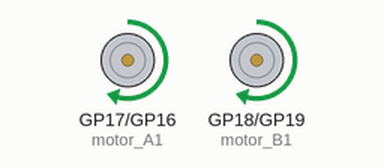
Recording of a program running on a simulated Raspberry Pi Pico running CircuitPython. Shown: motor-driver pin pairs drawn as motors (green arrow = first pin HIGH = forward, orange = second pin HIGH = backward, longer = more drive). At 8.0 s the program ends and the board releases its pins; the recording ends there.

Above: at 0.5 s.
Timing chart, 0 to 3.0 s (numbered marks = the images above):
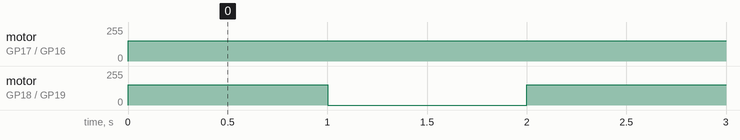

The program:

pwm_drive_square.py
```python
import time
import robot


def straight(speed, duration):
    robot.set_left(speed)
    robot.set_right(speed)
    time.sleep(duration)


def left(speed, duration):
    robot.set_left(0)
    robot.set_right(speed)
    time.sleep(duration)


try:
    for n in range(0, 4):
        straight(0.6, 1.0)
        left(0.6, 1)
finally:
    robot.stop()
```

robot.py
```python
import board
import pwmio

motor_A1 = pwmio.PWMOut(board.GP17)
motor_A2 = pwmio.PWMOut(board.GP16)
motor_B1 = pwmio.PWMOut(board.GP18)
motor_B2 = pwmio.PWMOut(board.GP19)

right_motor = motor_A1, motor_A2
left_motor = motor_B1, motor_B2
max_speed = 2 ** 16 - 1


def stop():
    motor_A1.duty_cycle = 0
    motor_A2.duty_cycle = 0
    motor_B1.duty_cycle = 0
    motor_B2.duty_cycle = 0


def set_speed(motor, speed):
    # Swap motor pins if we reverse the speed
    if speed < 0:
        direction = motor[1], motor[0]
        speed = -speed
    else:
        direction = motor
    speed = min(speed, 1)  # limit to 1.0

    direction[0].duty_cycle = int(max_speed * speed)
    direction[1].duty_cycle = 0


def set_left(speed):
    set_speed(left_motor, speed)


def set_right(speed):
    set_speed(right_motor, speed)
```

Measured:
- by itself, motor on GP17 (motor_A1) / GP16 (motor_A2): stopped → forward 153/255 at 0.00 s, → stopped 8.0 s later
- by itself, motor on GP18 (motor_B1) / GP19 (motor_B2): alternates forward 153/255 for 1.0 s and stopped for 1.0 s
